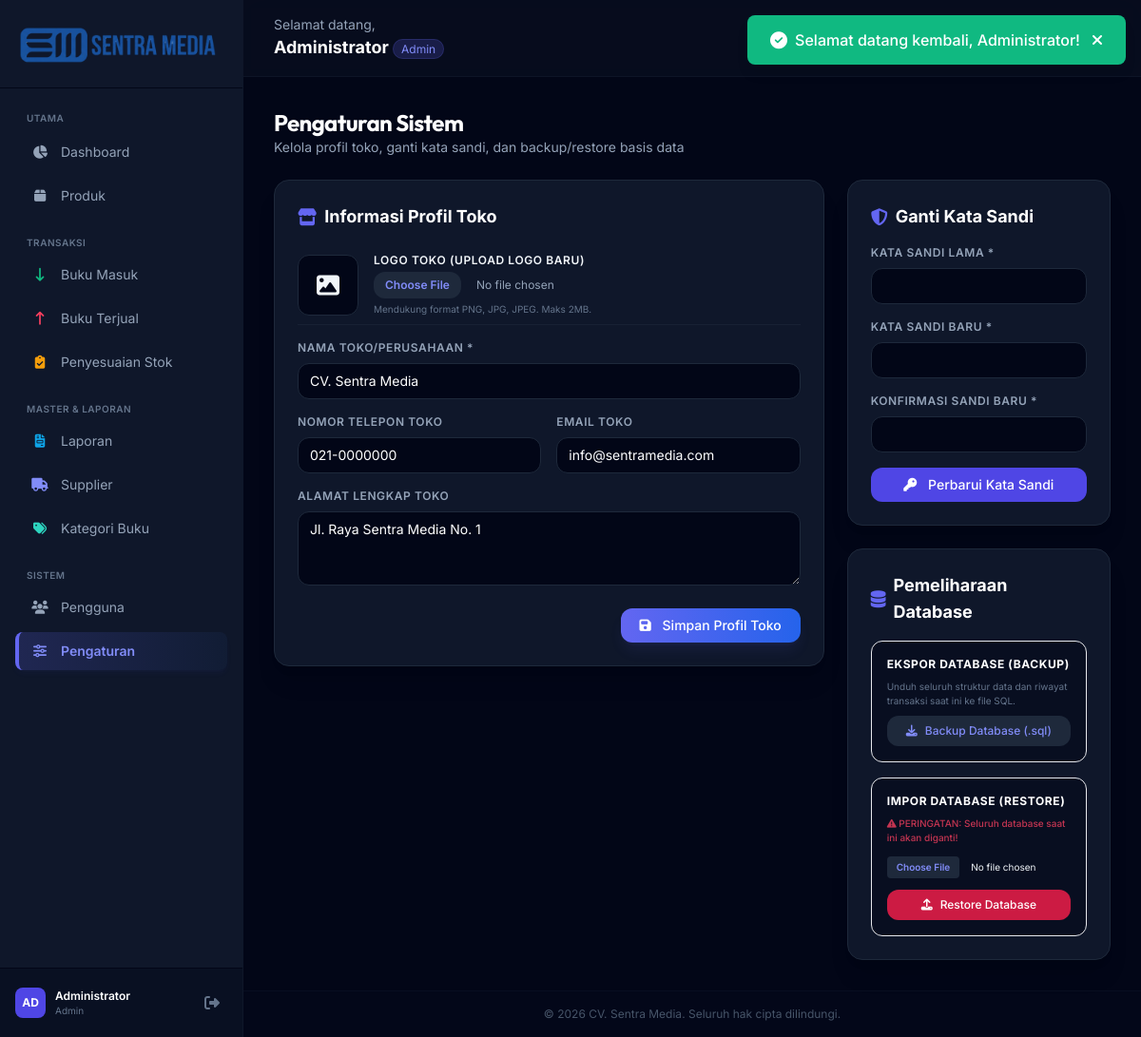
The page /pages/pengaturan.php (signed in) on the database its author committed.
### tables this page shows
CREATE TABLE IF NOT EXISTS settings (
    id INT AUTO_INCREMENT PRIMARY KEY,
    nama_toko VARCHAR(150) NOT NULL,
    logo VARCHAR(255) NULL,
    alamat TEXT,
    telepon VARCHAR(20),
    email VARCHAR(100)
);

### pages/pengaturan.php (the view, shortened to what this page needs)
<?php
require_once __DIR__ . '/../includes/header.php';
try {
    $stmt = $pdo->query("SELECT * FROM settings WHERE id = 1 LIMIT 1");
    $settings = $stmt->fetch();
} catch (PDOException $e) {
    $settings = null;
}
?>
<div class="space-y-6">
    <div>
        <h1 class="text-2xl font-bold text-white tracking-tight font-outfit">Pengaturan Sistem</h1>
        <p class="text-sm text-slate-400">Kelola profil toko, ganti kata sandi, dan backup/restore basis data</p>
    </div>
    <div class="grid grid-cols-1 lg:grid-cols-3 gap-6">
        <div class="lg:col-span-2 space-y-6">
            <div class="bg-slate-900 border border-slate-800 rounded-2xl p-6 shadow-xl">
                <h2 class="text-lg font-bold text-white mb-4 flex items-center gap-2">
                    <i class="fas fa-store text-indigo-500"></i> Informasi Profil Toko
                </h2>
                <form action="../actions/pengaturan_action.php" method="POST" enctype="multipart/form-data" class="space-y-4">
                    <div class="flex flex-col sm:flex-row items-center gap-4 py-2 border-b border-slate-800/60 mb-2">
                        <div class="shrink-0">
                            <?php if (!empty($settings['logo'])): ?>
                                <img src="<?php echo BASE_URL . 'uploads/' . e($settings['logo']); ?>" alt="Logo Toko" class="w-16 h-16 rounded-xl object-cover border border-slate-700 bg-slate-950">
                            <?php else: ?>
                                <div class="w-16 h-16 rounded-xl bg-slate-950 border border-slate-800 flex items-center justify-center text-slate-650 text-2xl">
                                    <i class="fas fa-image"></i>
                                </div>
                            <?php endif; ?>
                        </div>
                        <div class="flex-1 w-full text-center sm:text-left space-y-1">
                            <label class="block text-xs font-semibold text-slate-450 uppercase tracking-wider">Logo Toko (Upload Logo Baru)</label>
                            <input type="file" name="logo" accept="image/*"
                                class="block w-full text-xs text-slate-400 file:mr-4 file:py-1.5 file:px-3 file:rounded-xl file:border-0 file:text-xs file:font-semibold file:bg-slate-800 file:text-indigo-400 hover:file:bg-slate-700 cursor-pointer">
                            <span class="text-[10px] text-slate-500 block">Mendukung format PNG, JPG, JPEG. Maks 2MB.</span>
                        </div>
                    </div>
                    <div>
                        <label for="nama_toko" class="block text-xs font-semibold text-slate-400 uppercase tracking-wider mb-2">Nama Toko/Perusahaan *</label>
                        <input type="text" name="nama_toko" id="nama_toko" required value="<?php echo e($settings['nama_toko'] ?? ''); ?>"
                            class="block w-full px-3 py-2 bg-slate-950 border border-slate-800 rounded-xl text-white text-sm focus:outline-none focus:ring-1 focus:ring-indigo-500">
                    </div>
                    <div class="grid grid-cols-1 md:grid-cols-2 gap-4">
                        <div>
                            <label for="telepon" class="block text-xs font-semibold text-slate-400 uppercase tracking-wider mb-2">Nomor Telepon Toko</label>
                            <input type="text" name="telepon" id="telepon" value="<?php echo e($settings['telepon'] ?? ''); ?>"
                                class="block w-full px-3 py-2 bg-slate-950 border border-slate-800 rounded-xl text-white text-sm focus:outline-none focus:ring-1 focus:ring-indigo-500">
                        </div>
                        <div>
                            <label for="email" class="block text-xs font-semibold text-slate-400 uppercase tracking-wider mb-2">Email Toko</label>
                            <input type="email" name="email" id="email" value="<?php echo e($settings['email'] ?? ''); ?>"
                                class="block w-full px-3 py-2 bg-slate-950 border border-slate-800 rounded-xl text-white text-sm focus:outline-none focus:ring-1 focus:ring-indigo-500">
                        </div>
                    </div>
                    <div>
                        <label for="alamat" class="block text-xs font-semibold text-slate-400 uppercase tracking-wider mb-2">Alamat Lengkap Toko</label>
                        <textarea name="alamat" id="alamat" rows="3"
                            class="block w-full px-3 py-2 bg-slate-950 border border-slate-800 rounded-xl text-white text-sm focus:outline-none focus:ring-1 focus:ring-indigo-500"><?php echo e($settings['alamat'] ?? ''); ?></textarea>
                    </div>
                    <div class="flex justify-end pt-2">
                        <button type="submit"
                            class="px-5 py-2 bg-gradient-to-r from-indigo-500 to-blue-600 hover:from-indigo-600 hover:to-blue-700 text-white font-medium rounded-xl text-sm shadow-lg shadow-indigo-500/10 hover:shadow-indigo-500/20 active:scale-[0.98] transition-all">
                            <i class="fas fa-save mr-2"></i> Simpan Profil Toko
                        </button>
                    </div>
                </form>
            </div>
        </div>
        <div class="space-y-6">
            <div class="bg-slate-900 border border-slate-800 rounded-2xl p-6 shadow-xl">
                <h2 class="text-lg font-bold text-white mb-4 flex items-center gap-2">
                    <i class="fas fa-shield-halved text-indigo-500"></i> Ganti Kata Sandi
                </h2>
                <form action="../actions/pengaturan_action.php" method="POST" class="space-y-4">
                    <div>
                        <label for="password_lama" class="block text-xs font-semibold text-slate-400 uppercase tracking-wider mb-2">Kata Sandi Lama *</label>
                        <input type="password" name="password_lama" id="password_lama" required
                            class="block w-full px-3 py-2 bg-slate-950 border border-slate-800 rounded-xl text-white text-sm focus:outline-none focus:ring-1 focus:ring-indigo-500">
                    </div>
                    <div>
                        <label for="password_baru" class="block text-xs font-semibold text-slate-400 uppercase tracking-wider mb-2">Kata Sandi Baru *</label>
                        <input type="password" name="password_baru" id="password_baru" required
                            class="block w-full px-3 py-2 bg-slate-950 border border-slate-800 rounded-xl text-white text-sm focus:outline-none focus:ring-1 focus:ring-indigo-500">
                    </div>
                    <div>
                        <label for="konfirmasi_password" class="block text-xs font-semibold text-slate-400 uppercase tracking-wider mb-2">Konfirmasi Sandi Baru *</label>
                        <input type="password" name="konfirmasi_password" id="konfirmasi_password" required
                            class="block w-full px-3 py-2 bg-slate-950 border border-slate-800 rounded-xl text-white text-sm focus:outline-none focus:ring-1 focus:ring-indigo-500">
                    </div>
                    <button type="submit"
                        class="w-full py-2 bg-indigo-600 hover:bg-indigo-700 text-white font-medium rounded-xl text-sm transition-all active:scale-[0.98]">
                        <i class="fas fa-key mr-2"></i> Perbarui Kata Sandi
                    </button>
                </form>
            </div>
            <div class="bg-slate-900 border border-slate-800 rounded-2xl p-6 shadow-xl">
                <h2 class="text-lg font-bold text-white mb-4 flex items-center gap-2">
                    <i class="fas fa-database text-indigo-500"></i> Pemeliharaan Database
                </h2>
                <div class="space-y-4">
                    <div class="p-4 bg-slate-950/50 border border-slate-850 rounded-xl space-y-2">
                        <span class="block text-xs font-bold text-white uppercase tracking-wider">Ekspor Database (Backup)</span>
                        <p class="text-[10px] text-slate-500">Unduh seluruh struktur data dan riwayat transaksi saat ini ke file SQL.</p>
                        <a href="../actions/db_backup_restore.php?action=backup"
                            class="w-full py-2 px-4 bg-slate-800 hover:bg-slate-700 text-indigo-400 hover:text-white font-medium rounded-xl text-xs transition-all inline-flex items-center justify-center gap-2">
                            <i class="fas fa-download"></i> Backup Database (.sql)
                        </a>
                    </div>
                    <div class="p-4 bg-slate-950/50 border border-slate-850 rounded-xl space-y-2">
                        <span class="block text-xs font-bold text-white uppercase tracking-wider">Impor Database (Restore)</span>
                        <p class="text-[10px] text-rose-500/80 font-medium">
                            <i class="fas fa-exclamation-triangle"></i> PERINGATAN: Seluruh database saat ini akan diganti!
                        </p>
                        <form action="../actions/db_backup_restore.php" method="POST" enctype="multipart/form-data" class="space-y-3">
                            <input type="file" name="backup_file" accept=".sql" required
                                class="block w-full text-[10px] text-slate-450 file:mr-3 file:py-1 file:px-2.5 file:rounded file:border-0 file:text-[10px] file:font-semibold file:bg-slate-800 file:text-indigo-400 hover:file:bg-slate-750 cursor-pointer">
                            <button type="submit" onclick="return confirm('Apakah Anda yakin ingin menimpa database saat ini? Seluruh data yang ada akan diganti.')"
                                class="w-full py-2 bg-rose-600/90 hover:bg-rose-700 text-white font-medium rounded-xl text-xs transition-all flex items-center justify-center gap-2">
                                <i class="fas fa-upload"></i> Restore Database
                            </button>
                        </form>
                    </div>
                </div>
            </div>
        </div>
    </div>
</div>
<?php require_once __DIR__ . '/../includes/footer.php'; ?>

### includes/footer.php (shortened to what this page needs)
</main>
        <footer class="py-4 px-8 bg-slate-900/10 border-t border-slate-900/50 text-center text-xs text-slate-600">
            &copy; 2026 <?php echo isset($settings['nama_toko']) ? htmlspecialchars($settings['nama_toko']) : 'Nama Toko'; ?>. Seluruh hak cipta dilindungi.
        </footer>
    </div>
</body>
</html>

### assets/css/style.css (style rules this page uses)
:root { --color-slate-950: #020617; --color-slate-900: #0f172a; --color-slate-800: #1e293b; --color-slate-700: #334155; --color-indigo-500: #6366f1; }
body { background-color: var(--color-slate-950); color: #f8fafc; text-rendering: optimizeLegibility; -webkit-font-smoothing: antialiased; }

### rows shown on the page
settings: nama_toko "CV. Sentra Media", telepon "021-0000000", email "info@sentramedia.com", alamat "Jl. Raya Sentra Media No. 1"

### other values the page prints
$msg['message'] "Selamat datang kembali, Administrator!"
substr($_SESSION['nama'] ?? 'ST', 0, 2) "AD"
$_SESSION['nama'] "Administrator"
$_SESSION['role'] "Admin"
